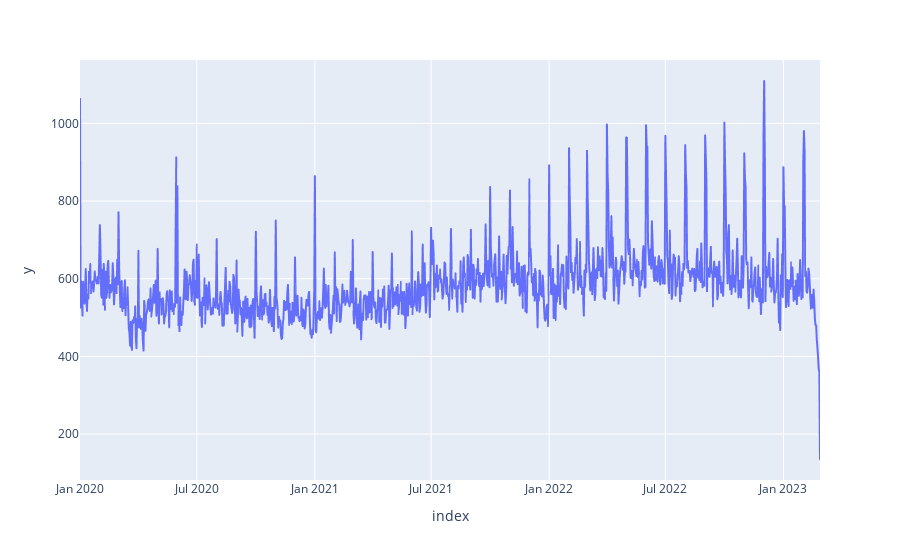

Write notebook code for a chart like this one.
### Code cell
df_ts=df.date_occ.value_counts().sort_index()
img=px.line(df_ts, y =df_ts.values , x = df_ts.index)
img.show()

### Figure 1 — Plotly figure (JSON) as saved in the notebook; plotly's stock layout.template omitted (floating-point values rounded to 4 significant figures; data arrays with more than 128 entries replaced by an {"elided": "..."} marker saying what was removed)
{"data": [{"hovertemplate": "index=%{x}<br>y=%{y}<extra></extra>", "legendgroup": "", "line": {"color": "#636efa", "dash": "solid"}, "marker": {"symbol": "circle"}, "mode": "lines", "name": "", "showlegend": false, "type": "scattergl", "x": {"elided": "1154 str values"}, "xaxis": "x", "y": {"elided": "1154 int values"}, "yaxis": "y"}], "layout": {"legend": {"tracegroupgap": 0}, "margin": {"t": 60}, "xaxis": {"anchor": "y", "domain": [0, 1], "title": {"text": "index"}}, "yaxis": {"anchor": "x", "domain": [0, 1], "title": {"text": "y"}}}}
